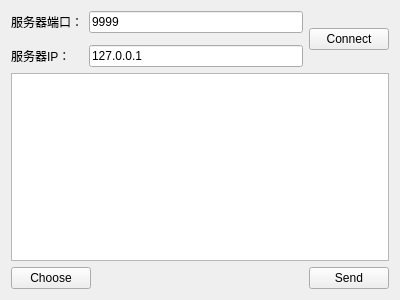
<?xml version="1.0" encoding="UTF-8"?>
<ui version="4.0">
 <class>Client</class>
 <widget class="QWidget" name="Client">
  <property name="geometry">
   <rect>
    <x>0</x>
    <y>0</y>
    <width>400</width>
    <height>300</height>
   </rect>
  </property>
  <property name="windowTitle">
   <string>Client</string>
  </property>
  <layout class="QGridLayout" name="gridLayout">
   <item row="0" column="0">
    <widget class="QLabel" name="label">
     <property name="text">
      <string>服务器端口：</string>
     </property>
    </widget>
   </item>
   <item row="0" column="1" colspan="2">
    <widget class="QLineEdit" name="lineEdit_Port">
     <property name="text">
      <string>9999</string>
     </property>
    </widget>
   </item>
   <item row="2" column="0">
    <widget class="QLabel" name="label_2">
     <property name="text">
      <string>服务器IP：</string>
     </property>
    </widget>
   </item>
   <item row="2" column="1" colspan="2">
    <widget class="QLineEdit" name="lineEdit_IP">
     <property name="text">
      <string>127.0.0.1</string>
     </property>
    </widget>
   </item>
   <item row="3" column="0" colspan="4">
    <widget class="QTextEdit" name="textEdit"/>
   </item>
   <item row="4" column="0" colspan="2">
    <widget class="QPushButton" name="pushButton_Choose">
     <property name="text">
      <string>Choose</string>
     </property>
    </widget>
   </item>
   <item row="4" column="2">
    <spacer name="horizontalSpacer_3">
     <property name="orientation">
      <enum>Qt::Horizontal</enum>
     </property>
     <property name="sizeHint" stdset="0">
      <size>
       <width>217</width>
       <height>20</height>
      </size>
     </property>
    </spacer>
   </item>
   <item row="4" column="3">
    <widget class="QPushButton" name="pushButton_Send">
     <property name="text">
      <string>Send</string>
     </property>
    </widget>
   </item>
   <item row="0" column="3" rowspan="3">
    <widget class="QPushButton" name="pushButton_Connect">
     <property name="text">
      <string>Connect</string>
     </property>
    </widget>
   </item>
  </layout>
 </widget>
 <resources/>
 <connections/>
</ui>
